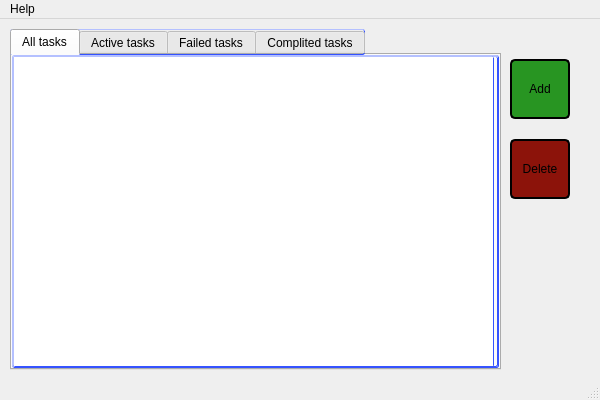
<?xml version="1.0" encoding="UTF-8"?>
<ui version="4.0">
 <class>MainWindow</class>
 <widget class="QMainWindow" name="MainWindow">
  <property name="geometry">
   <rect>
    <x>0</x>
    <y>0</y>
    <width>600</width>
    <height>400</height>
   </rect>
  </property>
  <property name="minimumSize">
   <size>
    <width>600</width>
    <height>400</height>
   </size>
  </property>
  <property name="maximumSize">
   <size>
    <width>600</width>
    <height>400</height>
   </size>
  </property>
  <property name="windowTitle">
   <string>ToDo</string>
  </property>
  <property name="styleSheet">
   <string notr="true"/>
  </property>
  <widget class="QWidget" name="centralwidget">
   <widget class="QPushButton" name="pushButton">
    <property name="geometry">
     <rect>
      <x>510</x>
      <y>40</y>
      <width>60</width>
      <height>60</height>
     </rect>
    </property>
    <property name="minimumSize">
     <size>
      <width>60</width>
      <height>60</height>
     </size>
    </property>
    <property name="maximumSize">
     <size>
      <width>60</width>
      <height>60</height>
     </size>
    </property>
    <property name="cursor">
     <cursorShape>PointingHandCursor</cursorShape>
    </property>
    <property name="styleSheet">
     <string notr="true">Background:rgb(40, 149, 34);Color:black;border-radius: 5px; border-style: outset;border-width: 2px;
</string>
    </property>
    <property name="text">
     <string>Add</string>
    </property>
   </widget>
   <widget class="QPushButton" name="pushButton_2">
    <property name="geometry">
     <rect>
      <x>510</x>
      <y>120</y>
      <width>60</width>
      <height>60</height>
     </rect>
    </property>
    <property name="minimumSize">
     <size>
      <width>60</width>
      <height>60</height>
     </size>
    </property>
    <property name="maximumSize">
     <size>
      <width>60</width>
      <height>60</height>
     </size>
    </property>
    <property name="cursor">
     <cursorShape>PointingHandCursor</cursorShape>
    </property>
    <property name="styleSheet">
     <string notr="true">Background:rgb(140, 19, 10);Color:black;border-radius: 5px; border-style: outset;border-width: 2px;</string>
    </property>
    <property name="text">
     <string>Delete</string>
    </property>
   </widget>
   <widget class="QTabWidget" name="tabWidget">
    <property name="geometry">
     <rect>
      <x>10</x>
      <y>10</y>
      <width>491</width>
      <height>341</height>
     </rect>
    </property>
    <property name="cursor">
     <cursorShape>ArrowCursor</cursorShape>
    </property>
    <property name="styleSheet">
     <string notr="true">border-radius: 2px; border-width: 1px;border-color:rgb(53, 83, 255); border-style: outset;
</string>
    </property>
    <property name="currentIndex">
     <number>0</number>
    </property>
    <property name="elideMode">
     <enum>Qt::ElideNone</enum>
    </property>
    <widget class="QWidget" name="tab_4">
     <property name="styleSheet">
      <string notr="true"/>
     </property>
     <attribute name="title">
      <string>All tasks</string>
     </attribute>
     <widget class="QTableView" name="tableAll">
      <property name="geometry">
       <rect>
        <x>0</x>
        <y>0</y>
        <width>481</width>
        <height>311</height>
       </rect>
      </property>
      <attribute name="horizontalHeaderDefaultSectionSize">
       <number>77</number>
      </attribute>
     </widget>
    </widget>
    <widget class="QWidget" name="tab">
     <property name="styleSheet">
      <string notr="true"/>
     </property>
     <attribute name="title">
      <string>Active tasks</string>
     </attribute>
     <widget class="QTableView" name="tableActive">
      <property name="geometry">
       <rect>
        <x>0</x>
        <y>0</y>
        <width>481</width>
        <height>311</height>
       </rect>
      </property>
      <attribute name="horizontalHeaderDefaultSectionSize">
       <number>77</number>
      </attribute>
     </widget>
    </widget>
    <widget class="QWidget" name="tab_2">
     <property name="styleSheet">
      <string notr="true"/>
     </property>
     <attribute name="title">
      <string>Failed tasks</string>
     </attribute>
     <widget class="QTableView" name="tableFailed">
      <property name="geometry">
       <rect>
        <x>0</x>
        <y>0</y>
        <width>481</width>
        <height>311</height>
       </rect>
      </property>
      <attribute name="horizontalHeaderDefaultSectionSize">
       <number>77</number>
      </attribute>
     </widget>
    </widget>
    <widget class="QWidget" name="tab_3">
     <property name="styleSheet">
      <string notr="true"/>
     </property>
     <attribute name="title">
      <string>Complited tasks</string>
     </attribute>
     <widget class="QTableView" name="tableComplited">
      <property name="geometry">
       <rect>
        <x>0</x>
        <y>0</y>
        <width>481</width>
        <height>311</height>
       </rect>
      </property>
      <attribute name="horizontalHeaderDefaultSectionSize">
       <number>77</number>
      </attribute>
     </widget>
    </widget>
   </widget>
  </widget>
  <widget class="QMenuBar" name="menubar">
   <property name="geometry">
    <rect>
     <x>0</x>
     <y>0</y>
     <width>600</width>
     <height>22</height>
    </rect>
   </property>
   <widget class="QMenu" name="menuHelp">
    <property name="cursor">
     <cursorShape>PointingHandCursor</cursorShape>
    </property>
    <property name="title">
     <string>Help</string>
    </property>
    <addaction name="separator"/>
    <addaction name="separator"/>
    <addaction name="actionAbout_add"/>
    <addaction name="separator"/>
    <addaction name="actionAbout_delete"/>
    <addaction name="separator"/>
    <addaction name="actionAbout_edit"/>
    <addaction name="separator"/>
    <addaction name="actionAbout_mark"/>
   </widget>
   <addaction name="menuHelp"/>
  </widget>
  <widget class="QStatusBar" name="statusbar"/>
  <action name="actionAbout_add">
   <property name="text">
    <string>About add</string>
   </property>
  </action>
  <action name="actionAbout_delete">
   <property name="text">
    <string>About delete</string>
   </property>
  </action>
  <action name="actionAbout_edit">
   <property name="text">
    <string>About edit</string>
   </property>
  </action>
  <action name="actionAbout_mark">
   <property name="text">
    <string>About mark</string>
   </property>
  </action>
 </widget>
 <resources/>
 <connections/>
</ui>
